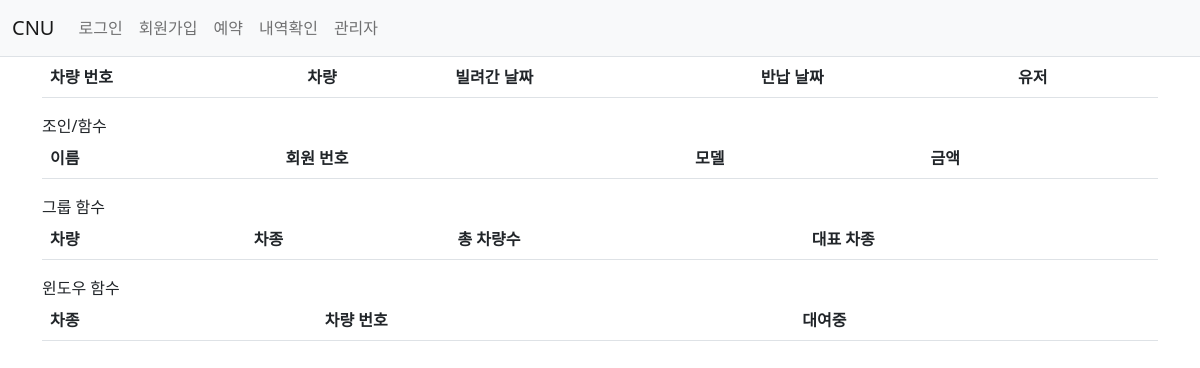
Before: /users/admin/ with the older database file.
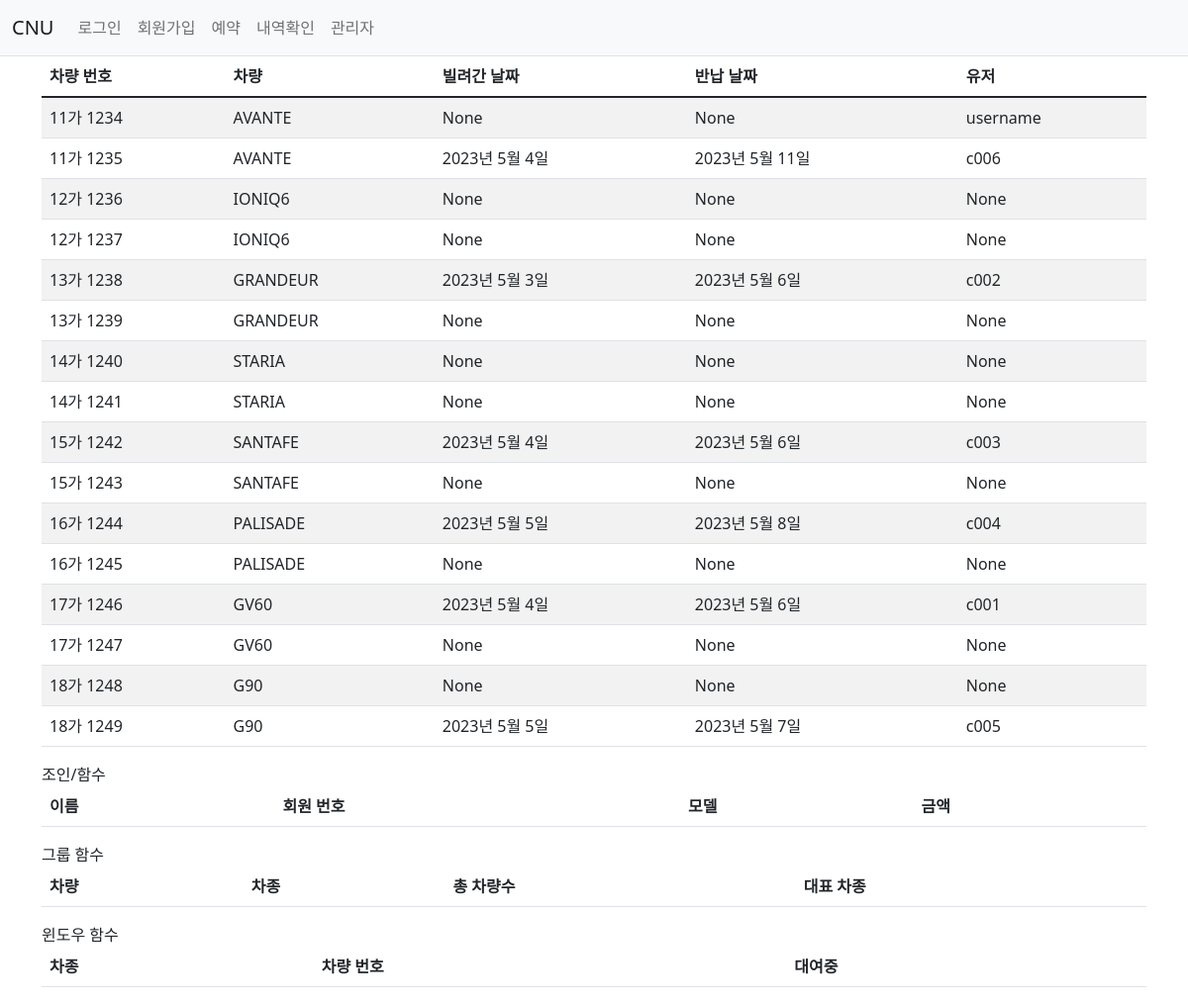
After: the same page with the newer database file.
### rentcar/models.py (models this page shows, shortened)
class RentCar(models.Model):
    licensePlateNo = models.CharField(max_length=20, primary_key=True)
    modelName = models.ForeignKey(CarModel, on_delete=models.CASCADE)
    dateRented = models.DateField(blank=True, null=True)
    dateDue = models.DateField(blank=True, null=True)
    cno = models.ForeignKey('users.User', on_delete=models.SET_NULL, blank=True, null=True)
    class Meta:
        ordering = ['licensePlateNo']

class CarModel(models.Model):
    modelName = models.CharField(max_length=100, primary_key=True)
    vehicleType = models.CharField(max_length=100)
    rentRatePerDay = models.IntegerField()
    fuel = models.CharField(max_length=100)
    number_of_seats = models.IntegerField()

### users/models.py (models this page shows, shortened)
class User(AbstractBaseUser):
    username = models.CharField(max_length=10, primary_key=True)  # cno
    name = models.CharField(max_length=100)
    email = models.EmailField(max_length=150, unique=True, )
    password = models.CharField(max_length=100)
    phone_number = models.CharField(max_length=20)
    is_active = models.BooleanField(default=True)
    is_staff = models.BooleanField(default=False)
    objects = UserManager()
    USERNAME_FIELD = 'username'
    REQUIRED_FIELDS = ['email', 'phone_number']
    def __str__(self):
        return self.username

### users/views.py (the view)
# urls.py: path('admin/', admin.site.urls),
def admin(request):
    car = CarModel.objects.all()
    current = RentCar.objects.all()
    prev = PreviousRental.objects.all()
    user = User.objects.all()
    context = {
        'current': current,
        'prev': prev,
        'user': user,
    }
    return render(request, 'users/admin.html', context)

### templates/users/admin.html (shortened to what this page needs)
{% extends "base.html" %}
{% block content %}
    <div class="container">
        <table class="table table-striped">
            <thead>
            <tr>
                <th><b>차량 번호</b></th>
                <th><b>차량</b></th>
                <th><b>빌려간 날짜</b></th>
                <th><b>반납 날짜</b></th>
                <th><b>유저</b></th>
            </tr>
            </thead>
            <tbody>
            {% for a in current %}
                <tr>
                    <td>{{ a.licensePlateNo }}</td>
                    <td>{{ a.modelName.modelName }}</td>
                    <td>{{ a.dateRented }}</td>
                    <td>{{ a.dateDue }}</td>
                    <td>{{ a.cno }}</td>
                </tr>
            {% endfor %}
            </tbody>
        </table>
        <label>조인/함수</label>
        <table class="table table-striped">
            <thead>
            <tr>
                <th><b>이름</b></th>
                <th><b>회원 번호</b></th>
                <th><b>모델</b></th>
                <th><b>금액</b></th>
            </tr>
            </thead>
        </table>
        <label>그룹 함수</label>
        <table class="table table-striped">
            <thead>
            <tr>
                <th><b>차량</b></th>
                <th><b>차종</b></th>
                <th><b>총 차량수</b></th>
                <th><b>대표 차종</b></th>
            </tr>
            </thead>
        </table>
        <label>윈도우 함수</label>
        <table class="table table-striped">
            <thead>
            <tr>
                <th><b>차종</b></th>
                <th><b>차량 번호</b></th>
                <th><b>대여중</b></th>
            </tr>
            </thead>
        </table>
    </div>
{% endblock %}

### templates/base.html (shortened to what this page needs)
{% load static %}
<!doctype html>
<html lang="ko">
<head>
    <link rel="stylesheet" type="text/css" href="{% static 'bootstrap.min.css' %}">
</head>
<body>
{% include "navbar.html" %}
{% block content %}
{% endblock %}
</body>
</html>

### templates/navbar.html (shortened to what this page needs)
<nav class="navbar navbar-expand-lg navbar-light bg-light border-bottom">
    <div class="container-fluid">
        <a class="navbar-brand" href="{% url 'rentcar:home' %}">CNU</a>
        <div class="collapse navbar-collapse" id="navbarSupportedContent">
            <ul class="navbar-nav me-auto mb-2 mb-lg-0">
                <li class="nav-item">
                    {% if user.is_authenticated %}
                        <a class="nav-link" href="{% url 'users:logout' %}">{{ user.username }} (로그아웃)</a>
                    {% else %}
                        <a class="nav-link" href="{% url 'users:login' %}">로그인</a>
                    {% endif %}
                </li>
                <li>
                    {% if not user.is_authenticated %}
                        <a class="nav-link" href="{% url 'users:signup' %}">회원가입</a>
                    {% endif %}
                </li>
                <li>
                    <a class="nav-link" href="{% url 'reservation:reservation' %}">예약</a>
                </li>
                <li>
                    <a class="nav-link" href="{% url 'users:history' %}">내역확인</a>
                </li>
                <li>
                    <a class="nav-link" href="{% url 'users:admin' %}">관리자</a>
                </li>
            </ul>
        </div>
    </div>
</nav>

Changed rows visible on the page:
added RentCar: licensePlateNo "11가 1234", modelName.modelName "AVANTE", dateRented "None", dateDue "None", cno "username"
added RentCar: licensePlateNo "11가 1235", modelName.modelName "AVANTE", dateRented "2023년 5월 4일", dateDue "2023년 5월 11일", cno "c006"
added RentCar: licensePlateNo "12가 1236", modelName.modelName "IONIQ6", dateRented "None", dateDue "None", cno "None"
added RentCar: licensePlateNo "12가 1237", modelName.modelName "IONIQ6", dateRented "None", dateDue "None", cno "None"
added RentCar: licensePlateNo "13가 1238", modelName.modelName "GRANDEUR", dateRented "2023년 5월 3일", dateDue "2023년 5월 6일", cno "c002"
added RentCar: licensePlateNo "13가 1239", modelName.modelName "GRANDEUR", dateRented "None", dateDue "None", cno "None"
added RentCar: licensePlateNo "14가 1240", modelName.modelName "STARIA", dateRented "None", dateDue "None", cno "None"
added RentCar: licensePlateNo "14가 1241", modelName.modelName "STARIA", dateRented "None", dateDue "None", cno "None"
added RentCar: licensePlateNo "15가 1242", modelName.modelName "SANTAFE", dateRented "2023년 5월 4일", dateDue "2023년 5월 6일", cno "c003"
added RentCar: licensePlateNo "15가 1243", modelName.modelName "SANTAFE", dateRented "None", dateDue "None", cno "None"
added RentCar: licensePlateNo "16가 1244", modelName.modelName "PALISADE", dateRented "2023년 5월 5일", dateDue "2023년 5월 8일", cno "c004"
added RentCar: licensePlateNo "16가 1245", modelName.modelName "PALISADE", dateRented "None", dateDue "None", cno "None"
added RentCar: licensePlateNo "17가 1246", modelName.modelName "GV60", dateRented "2023년 5월 4일", dateDue "2023년 5월 6일", cno "c001"
added RentCar: licensePlateNo "17가 1247", modelName.modelName "GV60", dateRented "None", dateDue "None", cno "None"
added RentCar: licensePlateNo "18가 1248", modelName.modelName "G90", dateRented "None", dateDue "None", cno "None"
added RentCar: licensePlateNo "18가 1249", modelName.modelName "G90", dateRented "2023년 5월 5일", dateDue "2023년 5월 7일", cno "c005"
